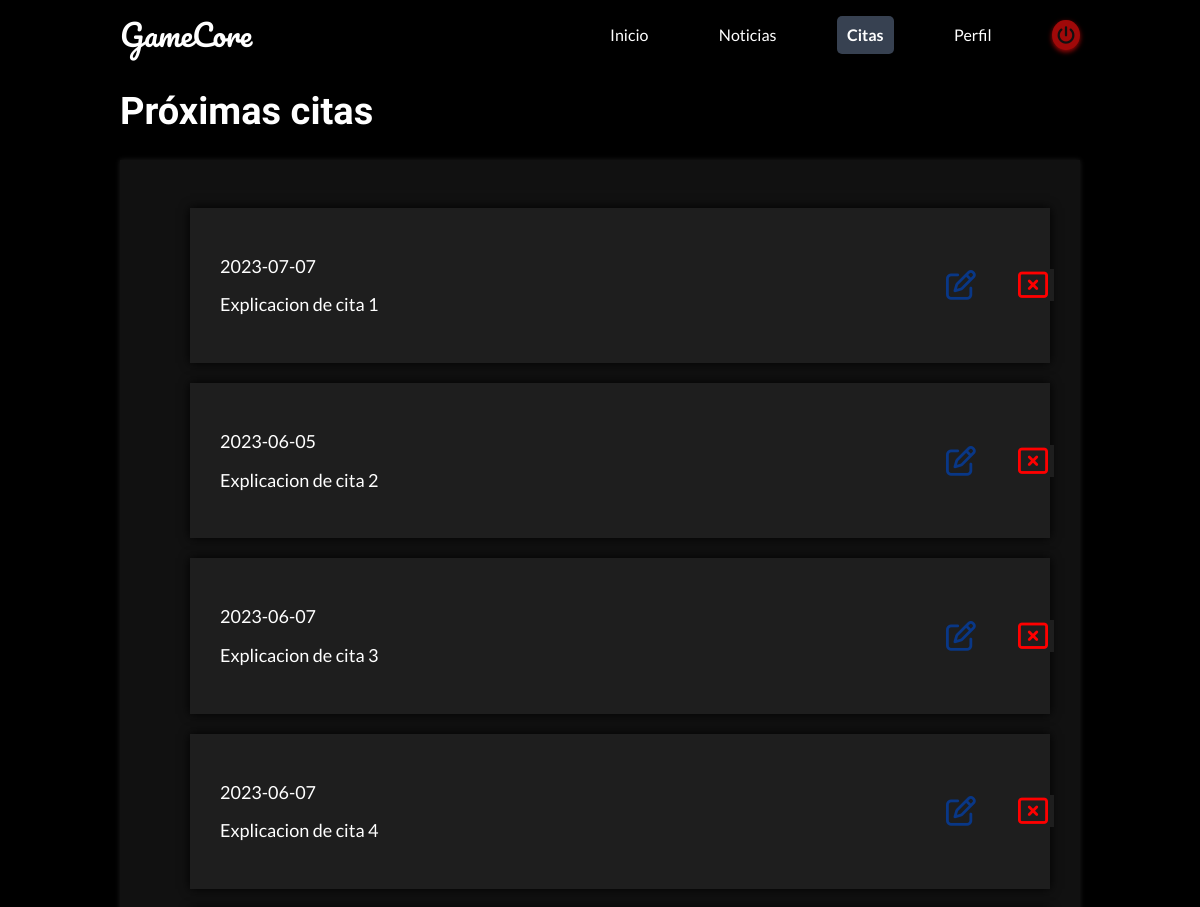
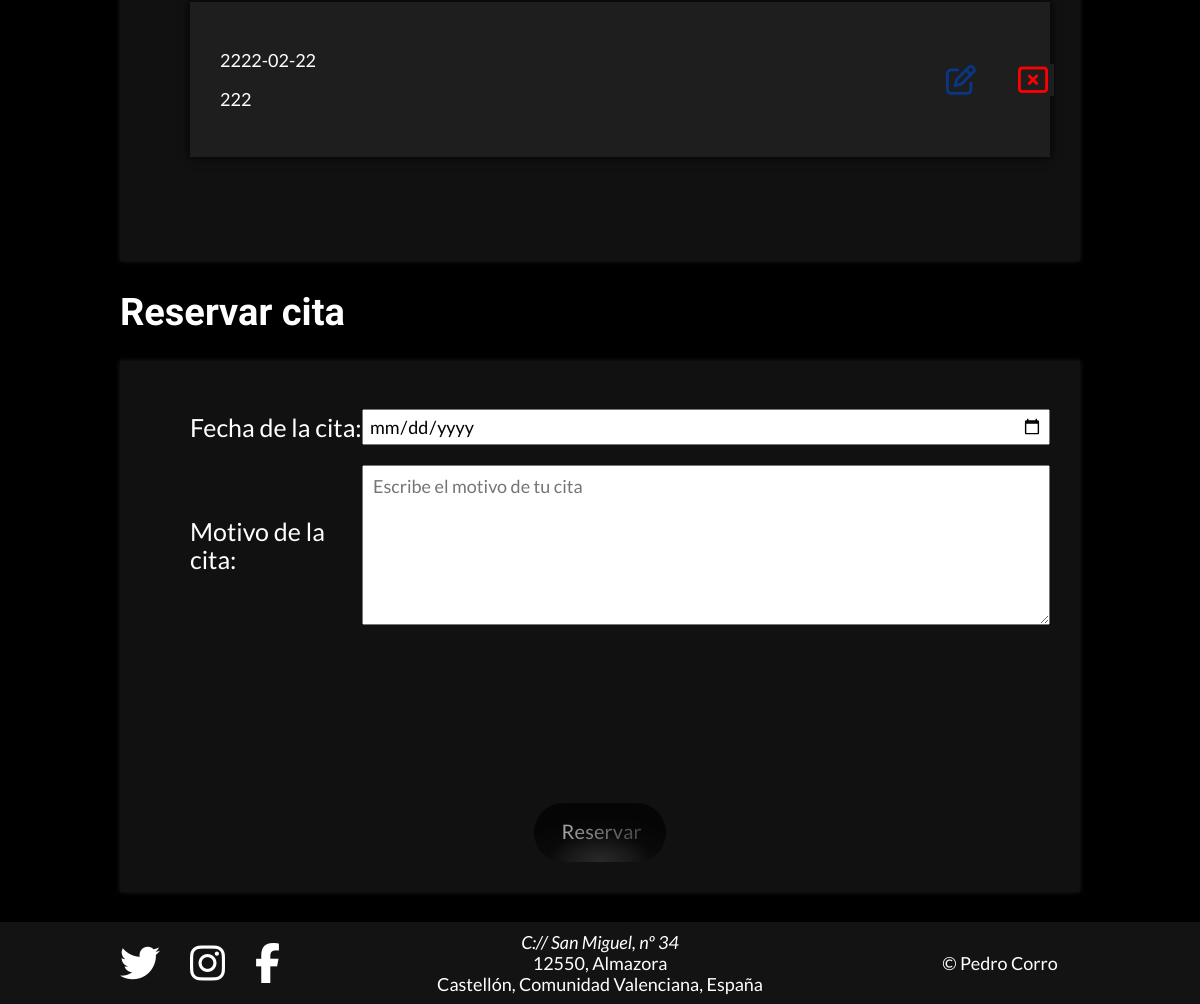
/views/citas.php (signed in), run on the app's committed database (2 pictures, top to bottom).
### tables this page shows
CREATE TABLE `citas` (
  `idCita` int(11) NOT NULL,
  `idUser` int(11) NOT NULL,
  `fecha_cita` date NOT NULL,
  `motivo_cita` text DEFAULT NULL
);

### views/citas.php (the view, shortened to what this page needs)
<!DOCTYPE html>
<html lang="es">
<head>
    <link rel="stylesheet" href="../assets/css/normalize.css">
    <link rel="stylesheet" href="../assets/css/secondary.css">
</head>
<body>
<?php
include '../includes/header.php';
?>
<section class="contenedor">
    <div>
        <h1>Próximas citas</h1>
        <div class="citas-contenedor">
        <?php
            include "../includes/abrecnx.php";
            $sql = "SELECT * FROM citas WHERE idUser ='" . $_SESSION['userId'] . "'";
            $rs = $mysqli->query($sql);
            $citas = array();
            if ($rs->num_rows > 0) {
                while($row = $rs->fetch_assoc()) {
                    $cita = array(
                    'idCita' => $row['idCita'],
                    'fecha_cita' => $row['fecha_cita'],
                    'motivo_cita' => $row['motivo_cita'],
                    );
                    array_push($citas, $cita);
                }
            } else{
                echo 'No hay citas programadas';
            }
            ?>
            <ul class="cita-contenedor">
                <?php foreach ($citas as $cita): ?>
                    <li class="cita">
                        <div>
                            <p><?php echo $cita['fecha_cita']; ?></p>
                            <p><?php echo $cita['motivo_cita']; ?></p>
                        </div>
                        <div>
                            <form method="post" action="<?= $_SERVER['PHP_SELF'] ?>#formulario-seccion">
                                <button type="submit"><i class="fa-regular fa-pen-to-square" style="color: #093786;"></i></button>
                            </form>
                            <button onclick="confirmarEliminacion(<?php echo $cita['idCita']?>)"><i class="fa-regular fa-rectangle-xmark" style="color: #ff0000;"></i></button>
                        </div>
                    </li>
                <?php endforeach; ?>
            </ul>
        </div>
    </div>
    <div id="formulario-seccion">
        <h1 id="titulo-formulario"></h1>
        <div class="citas-contenedor">
            <form action="<?php echo ($_SERVER['REQUEST_METHOD'] == 'POST' && strpos(array_keys($_POST)[0], 'idCitaMod') === 0) ? '../includes/formulario_modificar.php' : '../includes/formulario_cita.php'; ?>" method="POST">
                <ul>
                    <li>
                        <label for="fecha">Fecha de la cita:</label>
                        <input type="date" name="fecha" id="fecha" value="<?php echo ($_SERVER['REQUEST_METHOD'] == 'POST' && isset($citaMod['fecha_cita'])) ? $citaMod['fecha_cita'] : '' ?>" required>
                    </li>
                    <li>
                        <label for="motivo">Motivo de la cita:</label>
                        <textarea name="motivo" id="" placeholder="Escribe el motivo de tu cita" required><?php
                        echo ($_SERVER['REQUEST_METHOD'] == 'POST' && isset($citaMod['motivo_cita'])) ? $citaMod['motivo_cita'] : ''
                        ?></textarea>
                    </li>
                </ul>
                <button type="submit" class="button"> <span class="text" id="buttonText">Reservar</span></button>
            </form>
        </div>
    </div>
</section>
<?php
include '../includes/footer.php';
?>
</body>
</html>

### assets/css/secondary.css (style rules this page uses)
:root { --main-text-color: white; --bg-color-principal: black; --bg-color-sec: rgb(33, 30, 30); --nav-color: white; --nav-dos: black; --toggle-bg: #fcc474; --toggle-ball: white; --transition: 0.25s; --spark: 1.8s; --radius: 55px; --circumf: calc(3.1416 * var(--radius) * 2); --check-len: 75px; }
html { box-sizing: border-box; font-size: 62.5%; margin: 0; }
*, *:before, *:after { box-sizing: inherit; scroll-behavior: smooth; }
h1 { font-size: 3.8rem; font-family: Marko one, sans-serif; }
.contenedor { width: 80%; max-width: 80%; margin: 0 auto; }
.button { --cut: 0.1em; --active: 0; --bg: radial-gradient( 40% 50% at center 100%, rgb(42,42,42), transparent ), radial-gradient( 80% 100% at center 120%, rgb(17,17,17), transparent ), rgb(5,5,5); background: var(--bg); font-size: 2rem; font-weight: 500; border: 0; cursor: pointer; padding: 0.9em 1.3em; display: flex; align-items: center; gap: 0.25em; white-space: nowrap; border-radius: 100px; position: relative; transition: scale var(--transition), background var(--transition); scale: calc(1 + (var(--active) * 0.1)); }
.button:before { content: ""; position: absolute; inset: -0.25em; z-index: -1; border: 0.25em solid rgba(10,10,10,0.5); border-radius: 100px; opacity: var(--active, 0); transition: opacity var(--transition); }
.text { translate: 2% -6%; letter-spacing: 0.01ch; background: linear-gradient(90deg, hsl(0 0% calc((var(--active) * 100%) + 65%)), hsl(0 0% calc((var(--active) * 100%) + 26%))); -webkit-background-clip: text; color: transparent; transition: background var(--transition); }
body { background-color: rgb(0,0,0); color: var(--main-text-color); font-family: 'Lato', Arial, Helvetica, sans-serif; font-size: 1.8rem; margin: 0; }
h1 { color: white; }
form { display: flex; flex-direction: column; align-items: center; }
label { margin-bottom: 10px; color: white; }
.citas-contenedor { background-color: rgb(17,17,17); box-shadow: 0px 0px 5px rgb(30 30 30 / 100%); height: 100%; min-height: 15vh; width: 100%; margin-bottom: 3rem; padding: 3rem; }
.citas-contenedor form ul { width: 100%; display: flex; flex-direction: column; justify-content: space-evenly; align-items: center; gap: 2rem; }
.citas-contenedor form ul li { width: 100%; list-style: none; display: grid; grid-template-columns: 20% 80%; align-items: center; }
.citas-contenedor form ul li label { margin: 0; font-size: 2.5rem; }
.citas-contenedor form ul li input { padding:5px; }
.citas-contenedor form ul li textarea { min-height: 20vh; padding: 1rem; }
.citas-contenedor { display: flex; flex-direction: column; justify-content: space-evenly; }
.cita { box-shadow: 0px 0px 10px rgb(0 0 0 / 100%); padding: 3rem; list-style: none; display: grid; grid-template-columns: 90% 10%; margin-bottom: 2rem; background-color: rgb(30,30,30); }
.cita div:nth-child(2) { display: flex; align-items: center; gap: 3rem; }
.cita div button { border: none; background-color: rgb(30,30,30); }
.cita div button i { font-size: 3rem; }

### data on the page
citas: fecha_cita "2023-07-07", motivo_cita "Explicacion de cita 1"
citas: fecha_cita "2023-06-05", motivo_cita "Explicacion de cita 2"
citas: fecha_cita "2023-06-07", motivo_cita "Explicacion de cita 3"
citas: fecha_cita "2023-06-07", motivo_cita "Explicacion de cita 4"
citas: fecha_cita "2222-02-22", motivo_cita "222"
